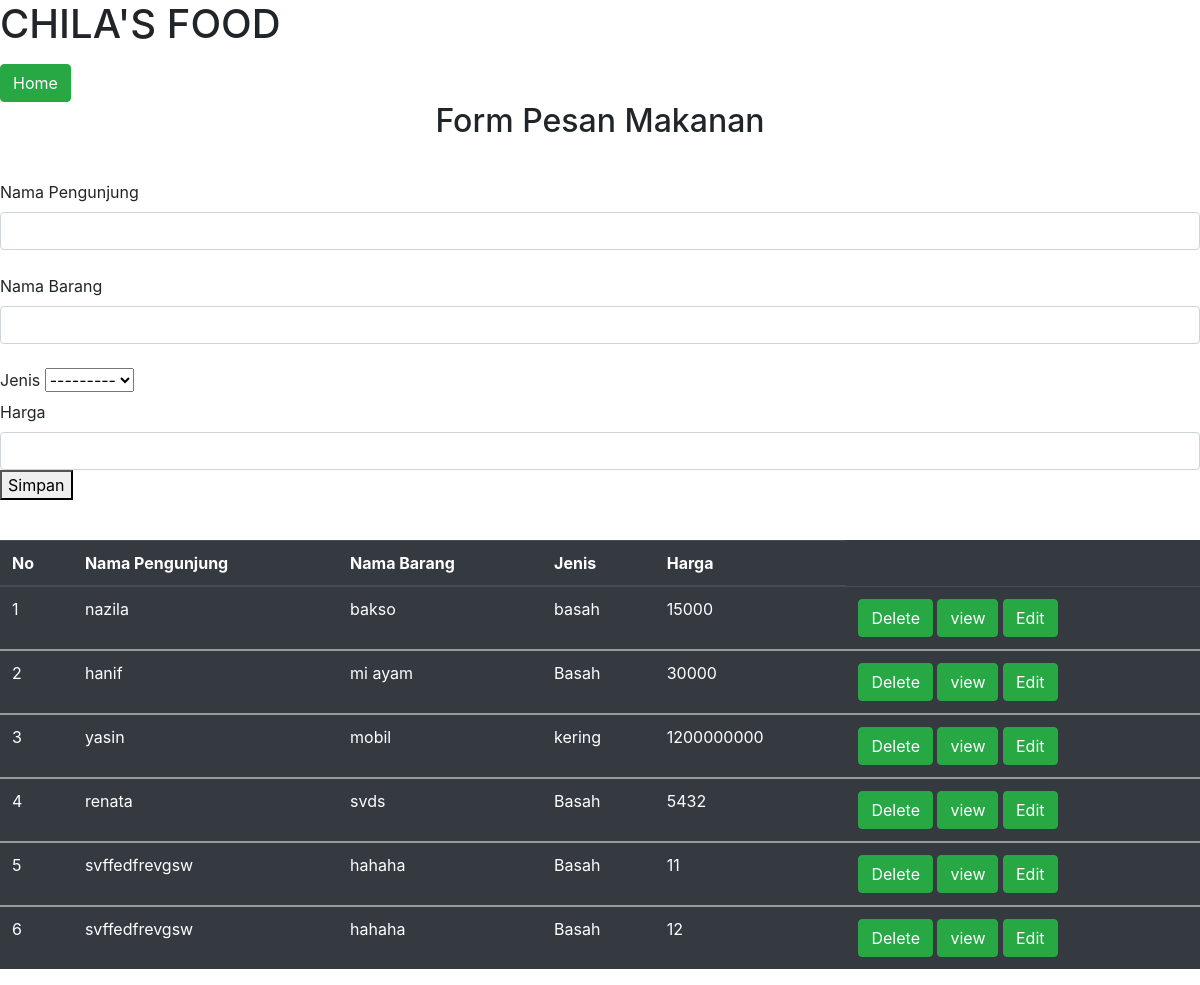
Before: /index/ with the older database file.
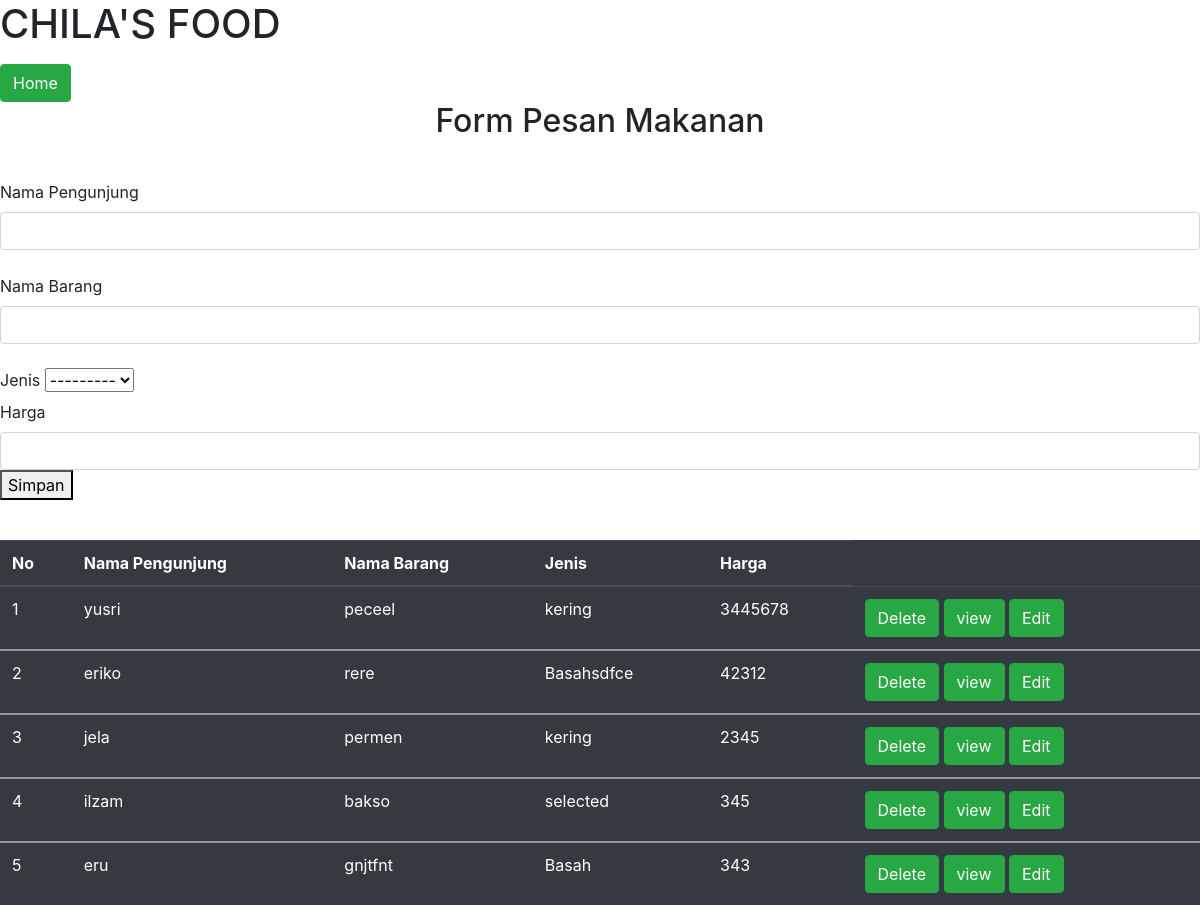
After: the same page with the newer database file.
### food/models.py (models this page shows)
class makanan(models.Model):
    np = models.TextField(max_length=200)
    menu =models.CharField(max_length=200)
    jenis =models.TextField(max_length=200)
    nama =models.TextField(max_length=200)
    harga =models.IntegerField()

### food/views.py (the view, shortened to what this page needs)
# urls.py: path('index/', views.index, name='index'),
def index(request):
    data2 = models.makanan.objects.all()
    return render(request, 'index.html', {
            'isi':data2
            })

### food/templates/index.html (shortened to what this page needs)
<html>
<head>
    <link rel="stylesheet" href="https://cdn.jsdelivr.net/npm/bootstrap@4.6.0/dist/css/bootstrap.min.css">
</head>
<body>
    <div class= "form">
        <form action="" method="POST">
            <label for="name"><h1>CHILA'S FOOD</h4></label>
            <br>
            <a type="submit" class="btn btn-success" href="{% url 'home' %}">Home</a>
            <h2><p style="text-align:center">Form Pesan Makanan</p></h2>
            <br>
            <label for="np">Nama Pengunjung</label>
            <input type="text" class="form-control" name="np">
            <br>
            <label for="makanan">Nama Barang</label>
            <input type="text" class="form-control" name="nama">
            <br>
            <label for="jenis">Jenis</label>
            <select name="jenis" required id="jenis" value="selected" >
              <option value="selected" >---------</option>
            </select>
            <br>
            <label for="makanan">Harga</label>
            <input type="number" class="form-control" name="harga">
            <button type="submit" >Simpan </button>
        </form>
    </div>
    <br>
    <table class="table table-dark">
        <thead>
          <tr>
            <th scope="col">No</th>
            <th scope="col">Nama Pengunjung</th>
            <th scope="col">Nama Barang</th>
            <th scope="col">Jenis</th>
            <th scope="col">Harga</th>
          </tr>
        </thead>
        {% for z in isi %}
        <tbody>
          <tr>
            <td>{{forloop.counter}}</td>
            <td>{{z.np}}</td>
            <td>{{z.nama}}</td>
            <td>{{z.jenis}}</td>
            <td>{{z.harga}}</td>
            <td>
                <a type="submit" class="btn btn-success" href="/{{z.id}}/delete">Delete</a>
                <a type="submit" class="btn btn-success" href="/{{z.id}}/detail/">view</a>
                <a type="submit" class="btn btn-success" href="/{{z.id}}/update/">Edit</a>
            </td>
          </tr>
        </tbody>
        {% endfor %}
      </table>
</body>
</html>

Changed rows visible on the page:
removed makanan: np "nazila", nama "bakso", jenis "basah", harga "15000"
removed makanan: np "hanif", nama "mi ayam", jenis "Basah", harga "30000"
removed makanan: np "yasin", nama "mobil", jenis "kering", harga "1200000000"
removed makanan: np "renata", nama "svds", jenis "Basah", harga "5432"
removed makanan: np "svffedfrevgsw", nama "hahaha", jenis "Basah", harga "11"
removed makanan: np "svffedfrevgsw", nama "hahaha", jenis "Basah", harga "12"
added makanan: np "yusri", nama "peceel", jenis "kering", harga "3445678"
added makanan: np "eriko", nama "rere", jenis "Basahsdfce", harga "42312"
added makanan: np "jela", nama "permen", jenis "kering", harga "2345"
added makanan: np "ilzam", nama "bakso", jenis "selected", harga "345"
added makanan: np "eru", nama "gnjtfnt", jenis "Basah", harga "343"
